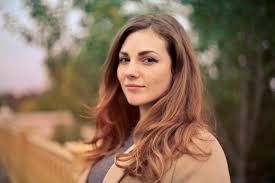
#> input picture 2025-06-27/woman.jpg, 275 x 183 px
$ python open_cv_ex.py
#> lines starting #> are read from the running program, lines starting #| are printed output that depends on the picture; after the words box and inside, x2 and y2 are one past the last pixel; in counts of white or black regions, pixels touching at a corner belong together
import cv2
import os

image_path = os.path.join(os.getcwd(), "woman.jpg")

image = cv2.imread(image_path)
#> image is the input picture: shape (183, 275, 3); mean B, G, R 86, 107.6, 133.8
if image is None:
    print("Image not found")
    exit()

cv2.imshow("Original Image", image)
cv2.waitKey(3000)

gray = cv2.cvtColor(image, cv2.COLOR_BGR2GRAY)
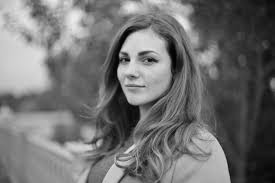
#> gray: shape (183, 275); min 2, max 237, mean 113
cv2.imshow("Grayscale Image", gray)
cv2.waitKey(0)

resized = cv2.resize(image, (300, 300))
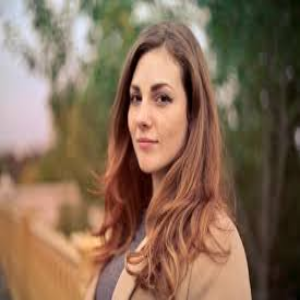
#> resized: shape (300, 300, 3); mean B, G, R 85.9, 107.4, 133.7
cv2.imshow("Resized Image", resized)
cv2.waitKey(0)

edges = cv2.Canny(image, threshold1=100, threshold2=200)
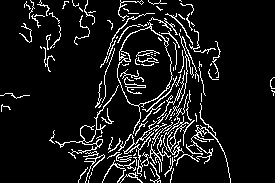
#> edges: shape (183, 275); 9.3% white in thin lines or dots
cv2.imshow("Edge Detection", edges)
cv2.waitKey(0)

image_with_rect = image.copy()
cv2.rectangle(image_with_rect, (50, 50), (250, 250), (0, 255, 0), 3)
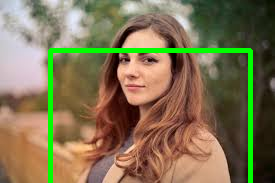
#> image_with_rect: shape (183, 275, 3); 4.61% of pixels changed, all inside (x1, y1, x2, y2) = (48, 48, 253, 183)
cv2.imshow("Image with Rectangle", image_with_rect)
cv2.waitKey(1000)


cv2.imwrite("output_grayscale.jpg", gray)
cv2.imwrite("output_edges.jpg", edges)
print("Images saved to disk.")

cv2.destroyAllWindows()
